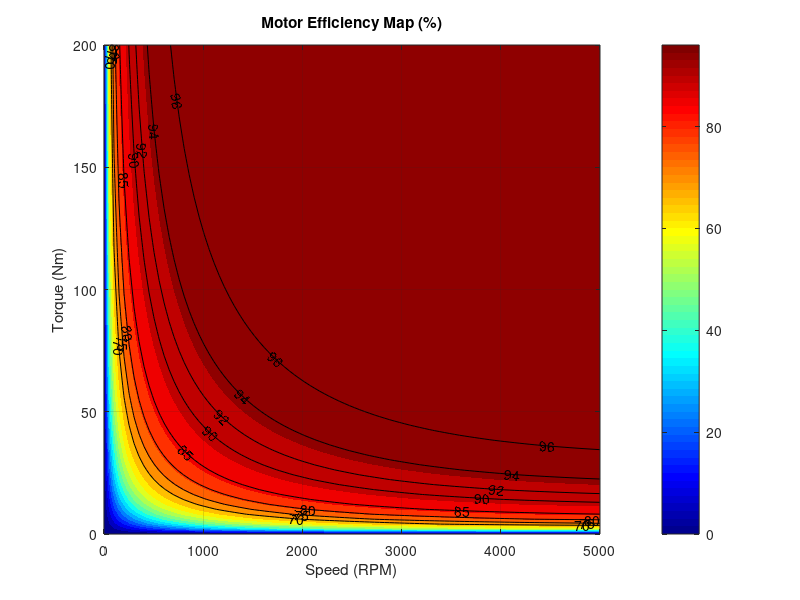

The MATLAB script that drew this image:

% Speed range (RPM)
speed = linspace(0, 5000, 100);

% Torque range (Nm)
torque = linspace(0, 200, 100);

% Create mesh grid
[S, T] = meshgrid(speed, torque);

% Example motor parameters
P_rated = 50000;      % Rated power (W)
CopperLossCoeff = 0.002;
IronLossCoeff = 0.00001;
ConstLoss = 500;

% Mechanical output power (W)
Pout = (2*pi*S/60).*T;

% Motor losses
CopperLoss = CopperLossCoeff .* T.^2;
IronLoss = IronLossCoeff .* S.^2;
TotalLoss = CopperLoss + IronLoss + ConstLoss;

% Input power
Pin = Pout + TotalLoss;

% Efficiency calculation
Efficiency = (Pout ./ Pin) * 100;

% Limit efficiency values
Efficiency(Efficiency > 98) = 98;
Efficiency(Efficiency < 0) = 0;

% Plot efficiency map
figure;
contourf(S, T, Efficiency, 20, 'LineColor', 'none');
colorbar;
colormap(jet);

xlabel('Speed (RPM)');
ylabel('Torque (Nm)');
title('Motor Efficiency Map (%)');

hold on;
contour(S,T,Efficiency,[70 75 80 85 90 92 94 96],...
    'k','ShowText','on');
hold off;

grid on;
